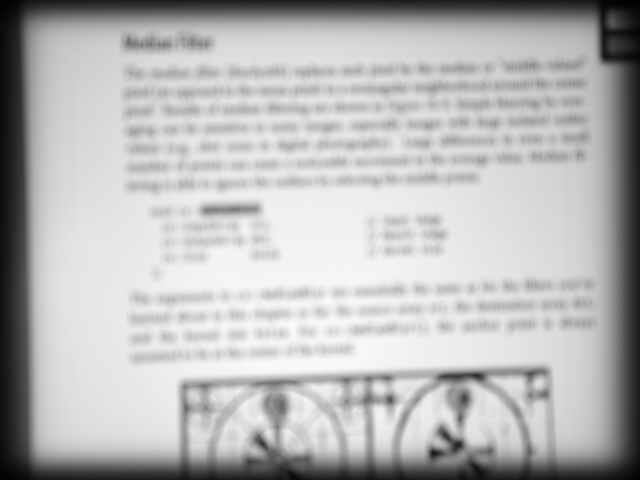
#> input picture code/C++/chapter05-图像复原与重建/original.jpg, 640 x 480 px
$ python deconvolution.py original.jpg
#> lines starting #> are read from the running program, lines starting #| are printed output that depends on the picture
#> in main, img is the input picture: shape (480, 640); min 0, max 253, mean 183.6
#!/usr/bin/env python

'''
Wiener deconvolution.
Sample shows how DFT can be used to perform Weiner deconvolution [1]
of an image with user-defined point spread function (PSF)
Usage:
  deconvolution.py  [--circle]
      [--angle <degrees>]
      [--d <diameter>]
      [--snr <signal/noise ratio in db>]
      [<input image>]
  Use sliders to adjust PSF paramitiers.
  Keys:
    SPACE - switch btw linear/circular PSF
    ESC   - exit
Examples:
  deconvolution.py --angle 135 --d 22  licenseplate_motion.jpg
    (image source: http://www.topazlabs.com/infocus/_images/licenseplate_compare.jpg)
  deconvolution.py --angle 86 --d 31  text_motion.jpg
  deconvolution.py --circle --d 19  text_defocus.jpg
    (image source: compact digital photo camera, no artificial distortion)
[1] http://en.wikipedia.org/wiki/Wiener_deconvolution
'''

# Python 2/3 compatibility
from __future__ import print_function

import numpy as np
import cv2 as cv
import matplotlib.pyplot as plt

# local module
from common import nothing


def blur_edge(img, d=31):
#> called with d = 31
    h, w  = img.shape[:2]
#> h = 480; w = 640
    img_pad = cv.copyMakeBorder(img, d, d, d, d, cv.BORDER_WRAP)
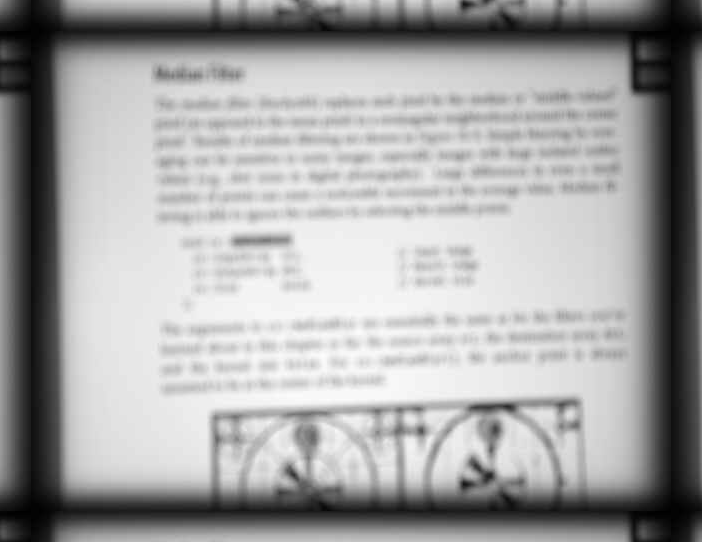
#> img_pad: shape (542, 702) float32; min 0, max 0.992, mean 0.642
    img_blur = cv.GaussianBlur(img_pad, (2*d+1, 2*d+1), -1)[d:-d,d:-d]
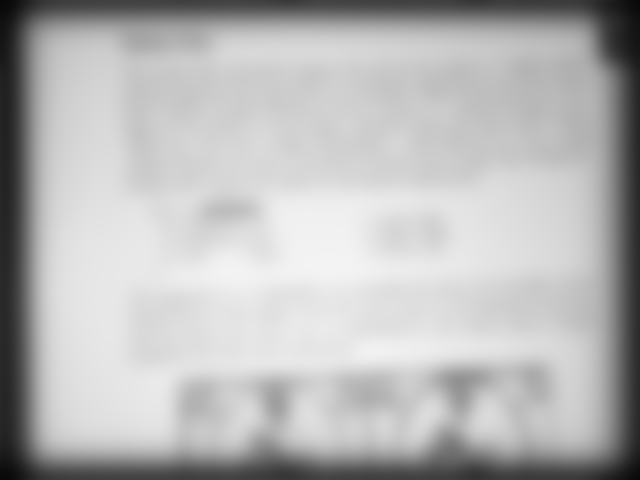
#> img_blur: shape (480, 640) float32; min 0.035, max 0.956, mean 0.72
    y, x = np.indices((h, w))
    dist = np.dstack([x, w-x-1, y, h-y-1]).min(-1)
    w = np.minimum(np.float32(dist)/d, 1.0)
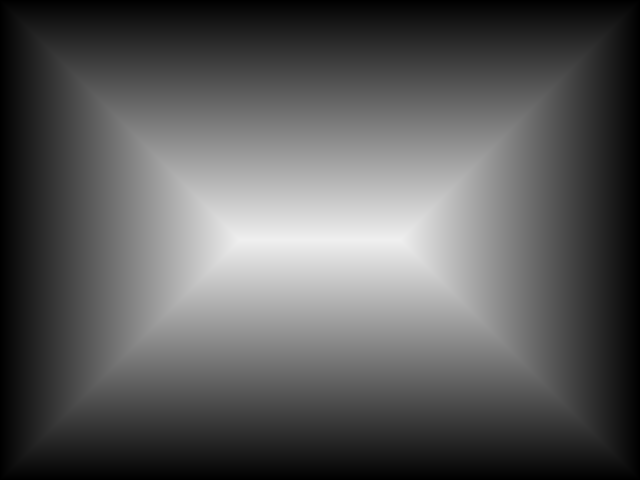
#> dist: shape (480, 640) int64; min 0, max 239, mean 89.5
    return img*w + img_blur*(1-w)

def motion_kernel(angle, d, sz=65):
    kern = np.ones((1, d), np.float32)
    c, s = np.cos(angle), np.sin(angle)
    A = np.float32([[c, -s, 0], [s, c, 0]])
    sz2 = sz // 2
    A[:,2] = (sz2, sz2) - np.dot(A[:,:2], ((d-1)*0.5, 0))
    kern = cv.warpAffine(kern, A, (sz, sz), flags=cv.INTER_CUBIC)
    return kern

def defocus_kernel(d, sz=65):
    kern = np.zeros((sz, sz), np.uint8)
    cv.circle(kern, (sz, sz), d, 255, -1, cv.LINE_AA, shift=1)
    kern = np.float32(kern) / 255.0
    return kern


def main():
    import sys, getopt
    opts, args = getopt.getopt(sys.argv[1:], '', ['circle', 'angle=', 'd=', 'snr='])
    opts = dict(opts)
    try:
        fn = args[0]
    except:
        fn = 'licenseplate_motion.jpg'

    win = 'deconvolution'

    img = cv.imread(cv.samples.findFile(fn), cv.IMREAD_GRAYSCALE)
    if img is None:
        print('Failed to load file:', fn)
        sys.exit(1)

    img = np.float32(img)/255.0
    #cv.imshow('input', img)
    plt.show(img,'gray')


    img = blur_edge(img)
    IMG = cv.dft(img, flags=cv.DFT_COMPLEX_OUTPUT)

    defocus = '--circle' in opts

    def update(_):
        # ang = np.deg2rad( cv.getTrackbarPos('angle', win) )
        # d = cv.getTrackbarPos('d', win)
        # noise = 10**(-0.1*cv.getTrackbarPos('SNR (db)', win))

        ang = np.deg2rad(50)
        d = 10
        noise = 10**(-0.1*40)

        if defocus:
            psf = defocus_kernel(d)
        else:
            psf = motion_kernel(ang, d)
        #cv.imshow('psf', psf)

        psf /= psf.sum()
        psf_pad = np.zeros_like(img)
        kh, kw = psf.shape
        psf_pad[:kh, :kw] = psf
        PSF = cv.dft(psf_pad, flags=cv.DFT_COMPLEX_OUTPUT, nonzeroRows = kh)
        PSF2 = (PSF**2).sum(-1)
        iPSF = PSF / (PSF2 + noise)[...,np.newaxis]
        RES = cv.mulSpectrums(IMG, iPSF, 0)
        res = cv.idft(RES, flags=cv.DFT_SCALE | cv.DFT_REAL_OUTPUT )
        res = np.roll(res, -kh//2, 0)
        res = np.roll(res, -kw//2, 1)
        # [10 lines of commented-out code are left out]

    for i in range(4):
        #ch = cv.waitKey()
        ch = 26
        if ch == 27:
            break
        if ch == ord(' '):
            defocus = not defocus
            update(None)

    print('Done')


if __name__ == '__main__':
    print(__doc__)
    main()
    #cv.destroyAllWindows()

$ run again, on Chapter05-图像复原和重建/NoisyImage.bmp
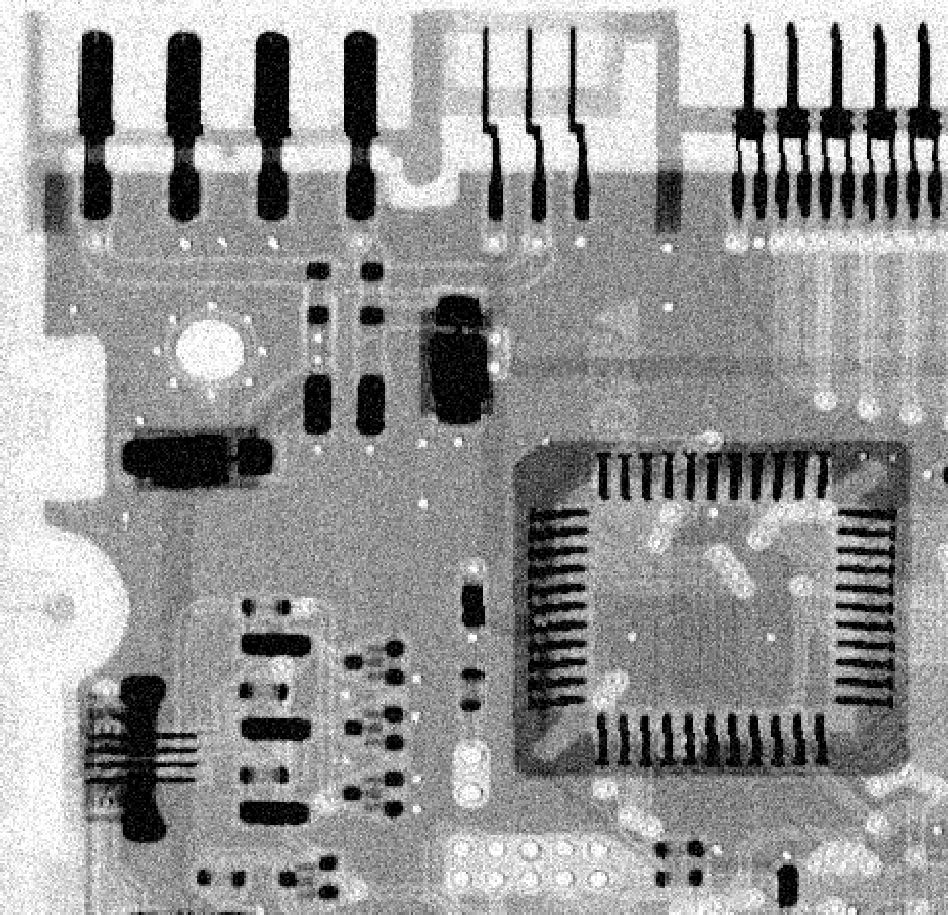
#> input picture Chapter05-图像复原和重建/NoisyImage.bmp, 948 x 915 px
#> in main, img is the input picture: shape (915, 948); min 0, max 255, mean 151
#> in blur_edge, `img_pad = cv.copyMakeBorder(img, d, d, d, d, cv.BORDER_WRAP)`:
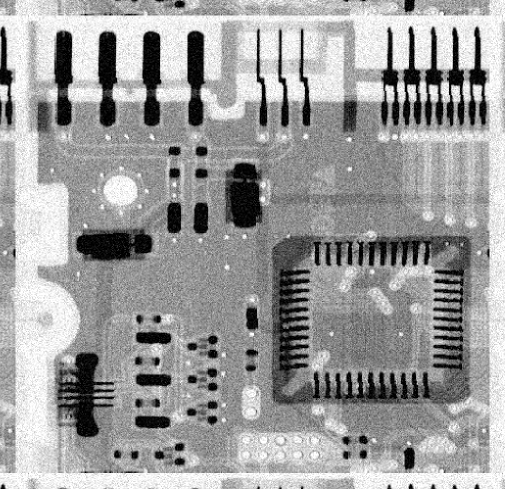
#> img_pad: shape (977, 1010) float32 (shown at 1/2 size); min 0, max 1, mean 0.616
#> in blur_edge, `w = np.minimum(np.float32(dist)/d, 1.0)`:
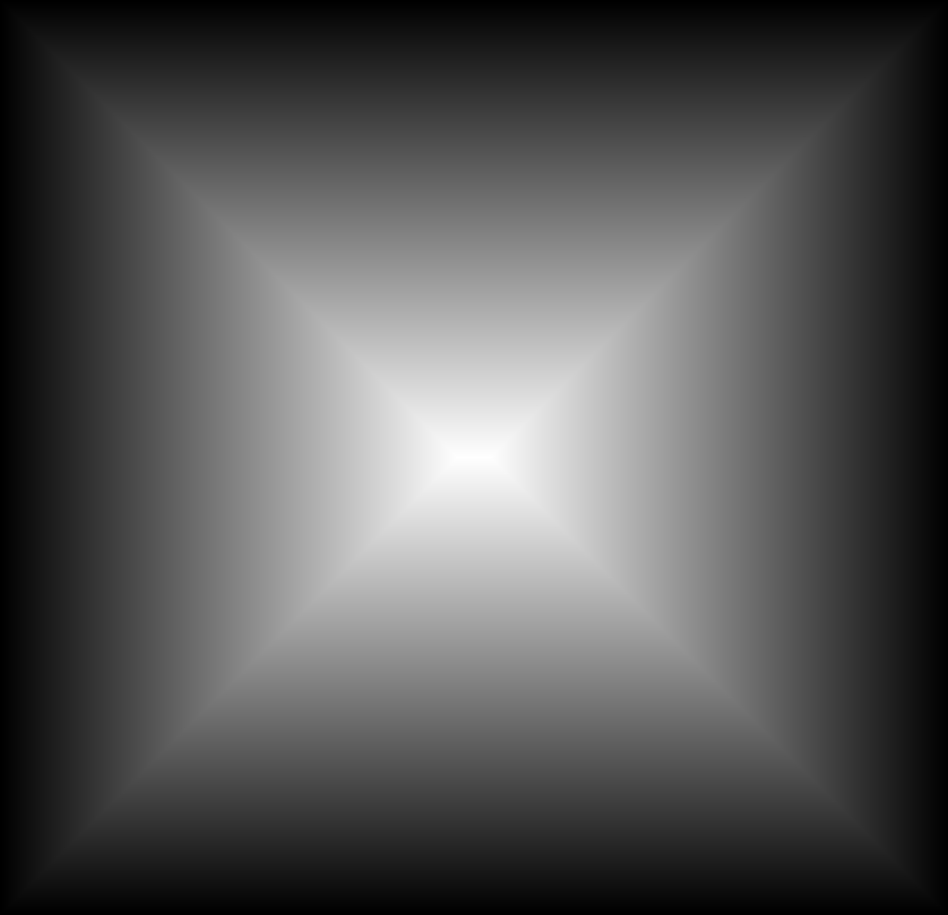
#> dist: shape (915, 948) int64; min 0, max 457, mean 154.7; drawn with min black and max white
